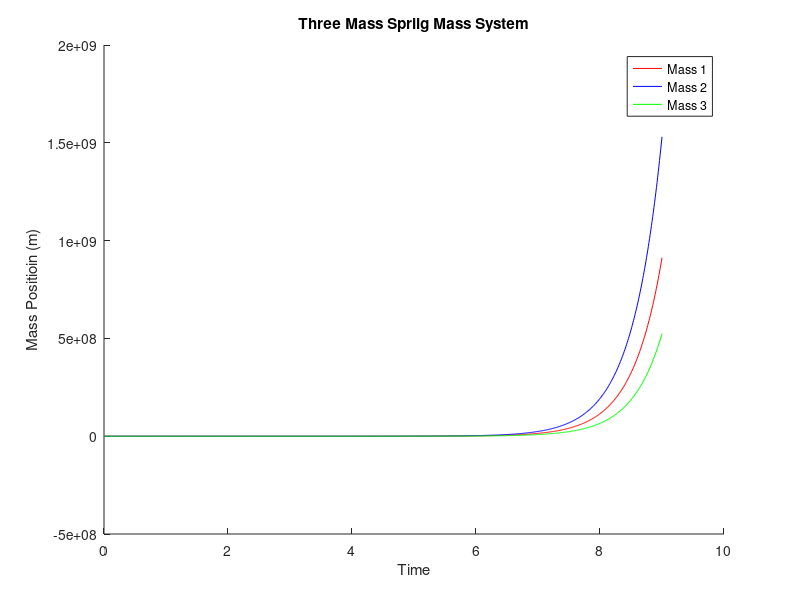

MATLAB code for this plot:

% Problem parameters
k1=10; % Mass 1 spring constant (i/m)
k2=30; % Mass 2 spring constant (i/m)
k3=50; % Mass 2 spring constant (i/m)
k4=70; % Mass 3 spring constant (i/m)
m1=5; % Mass 1 mass (kg)
m2=10; % Mass 2 mass (kg)
m3=20;% Mass 3 mass (kg)

% Set time step stuff
simTime=9; % simulation time (s)
h=0.01; % simulation time step
iteration=simTime/h;

%Motion of equations
f1=@(t,x1,x2)    (-(k1*x1-k2*(x2-x1))/m1);
f2=@(t,x1,x2,x3) (-(k2*(x2-x1)+k3*(x3-x2))/m2);
f3=@(t,x1,x2,x3) (-(k3*(x3-x2)+k4*x3)/m3);

%Inatial Conditions
t(1) = 0;
x1(1) = 1;
x2(1) = 5;
x3(1) = -10;


% iterative process of solviing the ODE's with Rungekutta 4th order Method

for i = 1:iteration
    t(i+1) = t(i)+h;
    
    k1x1 = f1(t(i) ,  x1(i),  x2(i));
    k1x2 = f2(t(i) ,  x1(i),  x2(i), x3(i));
    k1x3 = f2(t(i) ,  x1(i),  x2(i), x3(i));
    
    k2x1 = f1(t(i)+h/2 ,  x1(i)+h/2*k1x1,  x2(i)+h/2*k1x2);
    k2x2 = f2(t(i)+h/2 ,  x1(i)+h/2*k1x1,  x2(i)+h/2*k1x2, x3(i)+h/2*k1x3);
    k2x3 = f3(t(i)+h/2 ,  x1(i)+h/2*k1x1,  x2(i)+h/2*k1x2, x3(i)+h/2*k1x3);
    
    k3x1 = f1(t(i)+h/2 ,  x1(i)+h/2*k2x1,  x2(i)+h/2*k2x2);
    k3x2 = f2(t(i)+h/2 ,  x1(i)+h/2*k2x1,  x2(i)+h/2*k2x2, x3(i)+h/2*k2x3);
    k3x3 = f3(t(i)+h/2 ,  x1(i)+h/2*k2x1,  x2(i)+h/2*k2x2, x3(i)+h/2*k2x3);
    
    k4x1 = f1(t(i)+h ,  x1(i)+h*k3x1,  x2(i)+h*k3x2);
    k4x2 = f2(t(i)+h ,  x1(i)+h*k3x1,  x2(i)+h*k3x2, x3(i)+h/2*k3x3);
    k4x3 = f3(t(i)+h ,  x1(i)+h*k3x1,  x2(i)+h*k3x2, x3(i)+h/2*k3x3);
    
    x1(i+1)=x1(i)+h/6 *(k1x1 + 2*k2x1 + 2*k3x1 + k4x1);
    x2(i+1)=x2(i)+h/6 *(k1x2 + 2*k2x2 + 2*k3x2 + k4x2);
    x3(i+1)=x3(i)+h/6 *(k1x3 + 2*k2x3 + 2*k3x3 + k4x3);
    
end
  
  %Plotting 

  hold on;
  plot(t,x1,'r')
  plot(t,x2,'b')
  plot(t,x3,'g')
  ylabel('Mass Positioin (m)')
  xlabel('Time')
  legend('Mass 1','Mass 2','Mass 3')
  title('Three Mass Spriig Mass System');
 
  
